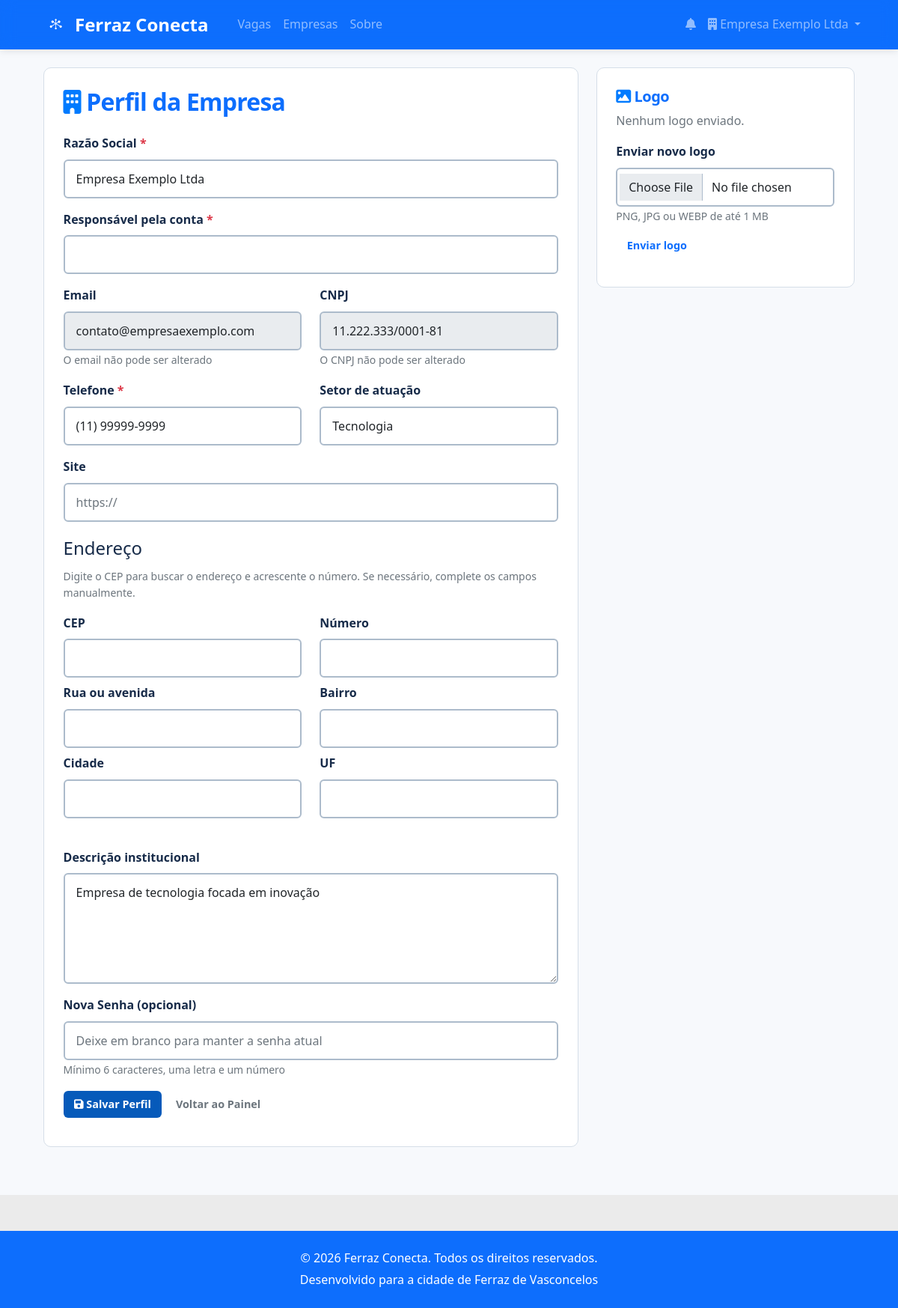
Screenshot of /empresa/perfil (signed in) with the database file from the repository.
### tables this page shows
CREATE TABLE IF NOT EXISTS empresas (
    id INT AUTO_INCREMENT PRIMARY KEY,
    nome VARCHAR(255) NOT NULL,
     
    responsavel VARCHAR(255),
    email VARCHAR(255) NOT NULL UNIQUE,
    senha VARCHAR(255) NOT NULL,
    cnpj VARCHAR(18) UNIQUE,
    telefone VARCHAR(20),
    endereco TEXT,
    endereco_campos TEXT,
    descricao TEXT,
    setor VARCHAR(100),
    website VARCHAR(255),
     
    status ENUM('Ativa', 'Suspensa') NOT NULL DEFAULT 'Ativa',
     
    email_confirmado TINYINT(1) NOT NULL DEFAULT 0,
    created_at TIMESTAMP NOT NULL DEFAULT CURRENT_TIMESTAMP,
    updated_at TIMESTAMP NOT NULL DEFAULT CURRENT_TIMESTAMP ON UPDATE CURRENT_TIMESTAMP
);

### app/Views/empresa/perfil.php (the view, shortened to what the rows shown need)
<?php
$title = 'Perfil da Empresa - Ferraz Conecta';
?>
<div class="container mt-4">
    <div class="row">
        <div class="col-lg-8">
            <div class="card shadow mb-4">
                <div class="card-body">
                    <h2 class="card-title mb-4">
                        <i class="fas fa-building text-primary"></i> Perfil da Empresa
                    </h2>
                    <form method="POST" action="/empresa/perfil">
                        <div class="mb-3">
                            <label for="nome" class="form-label required">Razão Social</label>
                            <input type="text" class="form-control" id="nome" name="nome"
                                value="<?= htmlspecialchars($empresa['nome'] ?? '') ?>" required>
                        </div>
                        <div class="mb-3">
                            <label for="responsavel" class="form-label required">Responsável pela conta</label>
                            <input type="text" class="form-control" id="responsavel" name="responsavel"
                                value="<?= htmlspecialchars($empresa['responsavel'] ?? '') ?>" required>
                        </div>
                        <div class="row">
                            <div class="col-md-6 mb-3">
                                <label for="email" class="form-label">Email</label>
                                <input type="email" class="form-control" id="email"
                                    value="<?= htmlspecialchars($empresa['email'] ?? '') ?>" readonly>
                                <small class="text-muted">O email não pode ser alterado</small>
                            </div>
                            <div class="col-md-6 mb-3">
                                <label for="cnpj" class="form-label">CNPJ</label>
                                <input type="text" class="form-control" id="cnpj"
                                    value="<?= htmlspecialchars($empresa['cnpj'] ?? '') ?>" readonly>
                                <small class="text-muted">O CNPJ não pode ser alterado</small>
                            </div>
                        </div>
                        <div class="row">
                            <div class="col-md-6 mb-3">
                                <label for="telefone" class="form-label required">Telefone</label>
                                <input type="tel" class="form-control" id="telefone" name="telefone"
                                    value="<?= htmlspecialchars($empresa['telefone'] ?? '') ?>" required>
                            </div>
                            <div class="col-md-6 mb-3">
                                <label for="setor" class="form-label">Setor de atuação</label>
                                <input type="text" class="form-control" id="setor" name="setor" maxlength="100"
                                    value="<?= htmlspecialchars($empresa['setor'] ?? '') ?>">
                            </div>
                        </div>
                        <div class="mb-3">
                            <label for="website" class="form-label">Site</label>
                            <input type="url" class="form-control" id="website" name="website"
                                value="<?= htmlspecialchars($empresa['website'] ?? '') ?>" placeholder="https://">
                        </div>
                        <?php $perfilEndereco = $empresa; include __DIR__ . '/../partials/endereco.php'; ?>
                        <div class="mb-3">
                            <label for="descricao" class="form-label">Descrição institucional</label>
                            <textarea class="form-control" id="descricao" name="descricao" rows="5"><?= htmlspecialchars($empresa['descricao'] ?? '') ?></textarea>
                        </div>
                        <div class="mb-3">
                            <label for="nova_senha" class="form-label">Nova Senha (opcional)</label>
                            <input type="password" class="form-control" id="nova_senha" name="nova_senha"
                                placeholder="Deixe em branco para manter a senha atual">
                            <small class="text-muted">Mínimo 6 caracteres, uma letra e um número</small>
                        </div>
                        <button type="submit" class="btn btn-primary">
                            <i class="fas fa-save"></i> Salvar Perfil
                        </button>
                        <a href="/painel-empresa" class="btn btn-outline-secondary">Voltar ao Painel</a>
                    </form>
                </div>
            </div>
        </div>
        <div class="col-lg-4">
            <div class="card shadow">
                <div class="card-body">
                    <h5 class="card-title"><i class="fas fa-image text-primary"></i> Logo</h5>
                    <?php if (!empty($logo)): ?>
                        <img src="/empresas/<?= $empresa['id'] ?>/logo?v=<?= strtotime($logo['data_envio']) ?>"
                            alt="Logo de <?= htmlspecialchars($empresa['nome'] ?? '') ?>" class="img-fluid mb-3" style="max-height: 160px;">
                    <?php else: ?>
                        <p class="text-muted">Nenhum logo enviado.</p>
                    <?php endif; ?>
                    <form method="POST" action="/empresa/perfil/logo" enctype="multipart/form-data">
                        <div class="mb-2">
                            <label for="logo" class="form-label">Enviar novo logo</label>
                            <input type="file" class="form-control" id="logo" name="logo" accept=".png,.jpg,.jpeg,.webp" required>
                            <small class="text-muted">PNG, JPG ou WEBP de até 1 MB</small>
                        </div>
                        <button type="submit" class="btn btn-outline-primary btn-sm">Enviar logo</button>
                    </form>
                </div>
            </div>
        </div>
    </div>
</div>

### app/Views/partials/endereco.php (shortened to what the rows shown need)
<?php
$camposEndereco = $perfilEndereco['campos_endereco'] ?? json_decode($perfilEndereco['endereco_campos'] ?? '', true) ?? [];
?>
<fieldset class="mb-3" id="endereco-perfil">
    <legend>Endereço</legend>
    <p class="form-text">Digite o CEP para buscar o endereço e acrescente o número. Se necessário, complete os campos manualmente.</p>
    <div class="row">
        <?php foreach (['cep' => 'CEP', 'numero' => 'Número', 'logradouro' => 'Rua ou avenida', 'bairro' => 'Bairro', 'cidade' => 'Cidade', 'uf' => 'UF'] as $campo => $rotulo): ?>
            <div class="col-md-6 mb-2">
                <label class="form-label" for="<?= $campo ?>"><?= $rotulo ?></label>
                <input class="form-control" id="<?= $campo ?>" name="<?= $campo ?>"
                    value="<?= htmlspecialchars($camposEndereco[$campo] ?? '') ?>"
                    <?php if ($campo === 'cep'): ?>inputmode="numeric" autocomplete="postal-code" maxlength="9" pattern="[0-9]{5}-?[0-9]{3}"<?php endif; ?>
                    <?php if ($campo === 'uf'): ?>maxlength="2"<?php endif; ?>>
            </div>
        <?php endforeach; ?>
    </div>
</fieldset>

### app/Views/layouts/base.php (shortened to what the rows shown need)
<!DOCTYPE html>
<html lang="pt-BR">
<head>
    <link href="https://cdn.jsdelivr.net/npm/bootstrap@5.1.3/dist/css/bootstrap.min.css" rel="stylesheet">
    <link rel="stylesheet" href="https://cdnjs.cloudflare.com/ajax/libs/font-awesome/6.0.0/css/all.min.css">
    <link rel="stylesheet" href="/css/style.css">
    <link rel="stylesheet" href="/css/components.css">
    <link rel="stylesheet" href="/css/portal.css">
</head>
<body>
    <nav class="navbar navbar-expand-lg navbar-dark bg-primary">
        <div class="container">
            <a class="navbar-brand d-flex align-items-center" href="/">
                <img src="/img/logobrancanavbar.png" alt="Ferraz Conecta" class="navbar-logo me-2">
                Ferraz Conecta
            </a>
            <div class="collapse navbar-collapse" id="navbarNav">
                <ul class="navbar-nav">
                    <li class="nav-item">
                        <a class="nav-link" href="/vagas">Vagas</a>
                    </li>
                    <li class="nav-item">
                        <a class="nav-link" href="/empresas">Empresas</a>
                    </li>
                    <li class="nav-item">
                        <a class="nav-link" href="/sobre">Sobre</a>
                    </li>
                </ul>
                <ul class="navbar-nav ms-auto">
                    <?php if (isset($_SESSION['user_id'])): ?>
                        <?php if (in_array($_SESSION['user_type'] ?? '', ['candidato', 'empresa'], true)): ?>
                            <li class="nav-item">
                                <a class="nav-link" href="/notificacoes" aria-label="Notificações<?= !empty($notificacoesNaoLidas) ? ': ' . (int) $notificacoesNaoLidas . ' não lidas' : '' ?>">
                                    <i class="fas fa-bell"></i>
                                </a>
                            </li>
                        <?php endif; ?>
                        <?php if (($_SESSION['user_type'] ?? '') === 'empresa'): ?>
                            <li class="nav-item dropdown">
                                <a class="nav-link dropdown-toggle" href="#" id="empresaDropdown" role="button" data-bs-toggle="dropdown">
                                    <i class="fas fa-building"></i> <?= htmlspecialchars($_SESSION['user_name'] ?? '') ?>
                                </a>
                            </li>
                        <?php endif; ?>
                    <?php else: ?>
                        <li class="nav-item">
                            <a class="nav-link" href="/login">Entrar</a>
                        </li>
                    <?php endif; ?>
                </ul>
            </div>
        </div>
    </nav>
    <main>
        <?= $content ?>
    </main>
    <footer class="fc-footer text-white text-center py-4 mt-5">
        <div class="container">
            <p>&copy; <?= (new DateTimeImmutable('now', new DateTimeZone('America/Sao_Paulo')))->format('Y') ?> Ferraz Conecta. Todos os direitos reservados.</p>
            <p>Desenvolvido para a cidade de Ferraz de Vasconcelos</p>
        </div>
    </footer>
</body>
</html>

### app/Router.php (shortened to what the rows shown need)
<?php
class Router
{
    private $routes = [];
    public function addRoute($method, $path, $handler)
    {
        $this->routes[] = [
            'method' => $method,
            'path' => $path,
            'handler' => $handler
        ];
    }
    public function dispatch($method, $uri)
    {
        try {
            $uri = parse_url($uri, PHP_URL_PATH);
            foreach ($this->routes as $route) {
                if ($route['method'] === $method && $this->matchPath($route['path'], $uri)) {
                    $result = $this->executeHandler($route['handler'], $this->extractParams($route['path'], $uri));
                    if ($result !== null) {
                        echo $result;
                    }
                    return;
                }
            }
        } catch (\Exception $e) {
            http_response_code(500);
            echo "<h1>Erro Interno</h1>";
            echo "<p>Erro: " . $e->getMessage() . "</p>";
            echo "<p>Arquivo: " . $e->getFile() . "</p>";
            echo "<p>Linha: " . $e->getLine() . "</p>";
        }
    }
    private function matchPath($routePath, $uri)
    {
        $routePattern = preg_replace('/\{([^}]+)\}/', '([^/]+)', $routePath);
        $routePattern = '#^' . $routePattern . '$#';
        return preg_match($routePattern, $uri);
    }
    private function extractParams($routePath, $uri)
    {
        $params = [];
        $routeParts = explode('/', trim($routePath, '/'));
        return $params;
    }
    private function executeHandler($handler, $params)
    {
        try {
            if (is_string($handler)) {
                $parts = explode('@', $handler);
                $controllerClass = "App\\Controllers\\{$parts[0]}";
                $method = $parts[1];
                $controller = new $controllerClass();
                return call_user_func_array([$controller, $method], array_values($params));
            }
            throw new \Exception("Handler inválido");
        } catch (\Exception $e) {
            throw new \Exception("Erro ao executar handler: " . $e->getMessage());
        }
    }
}

### rows the page displays
empresas: nome "Empresa Exemplo Ltda", email "contato@empresaexemplo.com", cnpj "11.222.333/0001-81", telefone "(11) 99999-9999", setor "Tecnologia", rotulo "CEP", rotulo "Número", rotulo "Rua ou avenida", rotulo "Bairro", rotulo "Cidade", rotulo "UF", descricao "Empresa de tecnologia focada em inovação"
